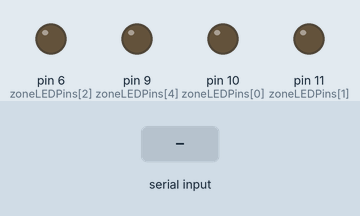
Simulated run of this sketch. Board: Arduino Uno, built with avr-gcc and run on an emulated ATmega328P. Parts: output pins drawn as LEDs (lit = HIGH). The test bench sets the inputs (shaded band).

Above: at 1.2 s.
1.3 s: "ab000000000\n" received over Serial
At 2.8 s:
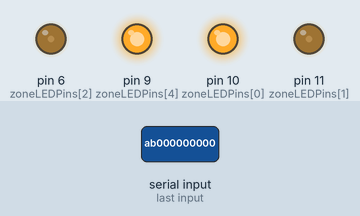
Timing chart, 0 to 4.3 s (numbered marks = the images above; inputs shaded):
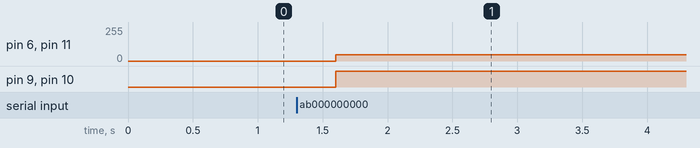

Measured:
- after the input at 1.3 s, pin 6 (zoneLEDPins[2]), pin 11 (zoneLEDPins[1]): 0/255 → 48/255 after 0.30 s; pin 9 (zoneLEDPins[4]), pin 10 (zoneLEDPins[0]): LOW → HIGH after 0.30 s

The sketch:

sketch_oct10a.pde
```cpp
int arraySize = 6;
int zoneLEDPins[] = {10,11,6,10,9,0};

int zoneLED[6];

int serIn;             // var that will hold the bytes-in read from the serialBuffer
char serInString[2]; // array that will hold the different bytes  10=10characters;

int  serInIndx  = 0;    // index of serInString[] in which to insert the next incoming byte
int  serOutIndx = 0;    // index of the outgoing serInString[] array;

String message;

void setup() {
  Serial.begin(9600);  //set serial to 9600 baud rate
}

void loop(){

    message = "";
    int sb;
    if(Serial.available()) {
       //Serial.print("reading Serial String: ");     //optional confirmation

       //lcd.setCursor(0, 1);
       //lcd.clear();
       //int i = 0;
       while (Serial.available()){
          sb = Serial.read();
          message.concat(byte(sb));
          serInString[serInIndx] = sb;
          serInIndx++;
          delay(25);//doesn't work without this delay
          //i++;
        }
        //lcd.setCursor(0, 1);
        //lcd.print(buffer);
        //delay(20);
    } else {
      /*
      Serial.flush();
      lcd.setCursor(0, 1);
      lcd.print("no signal");
      */
    }

  if (message == "AB"){
    zoneLED[0] = 255;
  }
  if (message == "ab"){
    zoneLED[0] = 0;
  }
  if (message == "BC"){
    zoneLED[1] = 255;
  }
  if (message == "bc"){
    zoneLED[1] = 0;
  }
/*
  if (message == "ABfffffffff"){
    zoneLED[0] = 255;
  }
  if (message == "ab000000000"){
    zoneLED[0] = 0;
  }
  if (message == "BCfffffffff"){
    zoneLED[1] = 255;
  }
  if (message == "bc000000000"){
    zoneLED[1] = 0;
  }
*/
  for (int i = 0; i < arraySize; i++) {
    analogWrite(zoneLEDPins[i], zoneLED[i]);  //  Write an analog value between 0-255
  }
}
```
